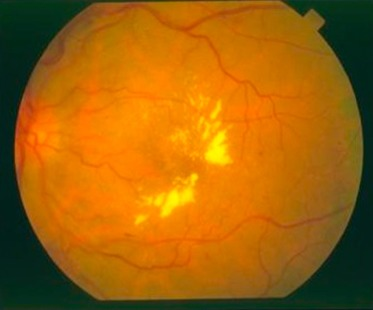
#> input picture media/images/retinal_fundus.jpg, 373 x 310 px
$ jupyter execute CLAHE_Histogram-equalization.ipynb
#> lines starting #> are read from the running program, lines starting #| are printed output that depends on the picture
[cell 1]
import cv2
import numpy as np
import matplotlib.pyplot as plt

[cell 2]
image = cv2.imread('media/images/retinal_fundus.jpg')
#> image is the input picture: shape (310, 373, 3); mean B, G, R 11, 98.4, 159.9
channels = cv2.split(image)

clahe = cv2.createCLAHE(clipLimit=2.0, tileGridSize=(8,8))
eq_channels = []
for ch in channels:
    eq_channels.append(clahe.apply(ch))
#> this loop made 3 passes
#> after the loop, eq_channels = 3 items
eq_clahe_image = cv2.merge(eq_channels)
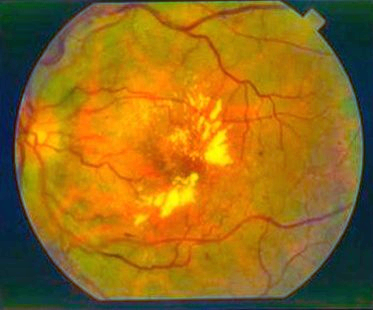
#> eq_clahe_image: shape (310, 373, 3); mean of channels 0, 1, 2 26.6, 108, 150.4; drawn as B, G, R


eq_channels = []
for ch in channels:
    eq_channels.append(cv2.equalizeHist(ch))
eq_image = cv2.merge(eq_channels)
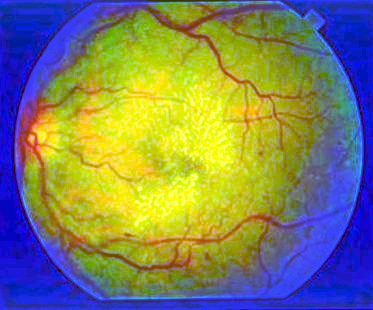
#> eq_image: shape (310, 373, 3); mean of channels 0, 1, 2 98.5, 129.2, 125.7; drawn as B, G, R


plt.figure(figsize=[15,15])
plt.subplot(321);plt.imshow(image[...,::-1]);plt.title("Original");
plt.subplot(323);plt.imshow(eq_clahe_image[...,::-1]);plt.title("Adaptive histogram equalization");
plt.subplot(325);plt.imshow(eq_image[...,::-1]);plt.title("Global histogram equalization");


color = ('b', 'g', 'r')

plt.subplot(322);
for i, col in enumerate(color):
    histogram = cv2.calcHist([image], [i], None, [256], [0, 256])
    plt.plot(histogram, color = col)

plt.subplot(324);
for i, col in enumerate(color):
    histogram = cv2.calcHist([eq_clahe_image], [i], None, [256], [0, 256])
    plt.plot(histogram, color = col)

plt.subplot(326);
for i, col in enumerate(color):
    histogram = cv2.calcHist([eq_image], [i], None, [256], [0, 256])
    plt.plot(histogram, color = col)
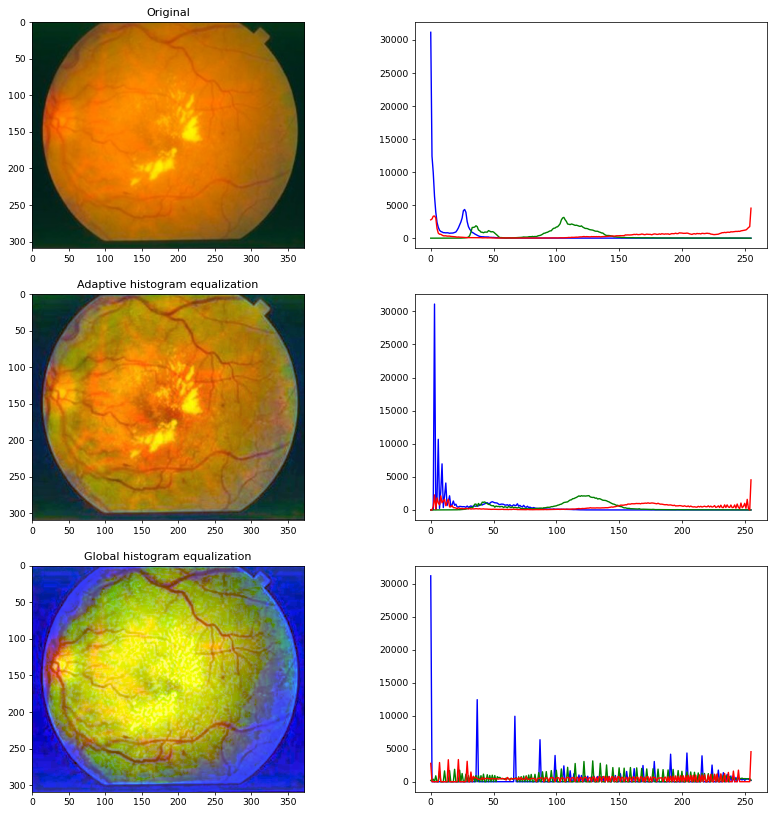
#> figure drawn by matplotlib, 6 panels; panel 4: curve peaks at x = 0, y = 31163; panel 4: curve peaks at x = 106, y = 3150; panel 4: curve peaks at x = 255, y = 4541; panel 5: curve peaks at x = 3, y = 31100

[cell 3]
img = cv2.imread('media/images/hidden.png')
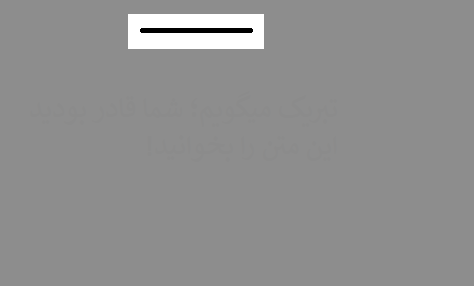
#> input picture media/images/hidden.png, 474 x 286 px
#> img is the input picture: shape (286, 474, 3); mean B, G, R 143.9, 143.9, 143.9


channel = cv2.split(img)
global_eq = []
adaptive_eq = []
color = ['b', 'g', 'r']
clahe = cv2.createCLAHE(clipLimit = 40, tileGridSize = (10,10))

for ch in channel:
    global_eq.append(cv2.equalizeHist(ch))
    adaptive_eq.append(clahe.apply(ch))
#> after the loop, adaptive_eq = 3 items; global_eq = 3 items

eq_g_img = cv2.merge(global_eq)
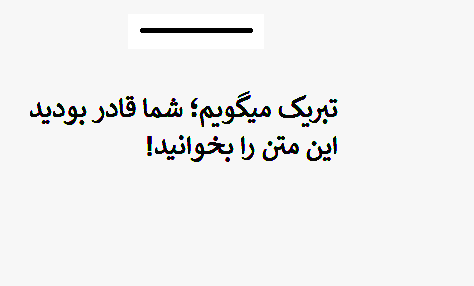
#> eq_g_img: shape (286, 474, 3); mean of channels 0, 1, 2 240, 240, 239.9; drawn as B, G, R
eq_adp_img = cv2.merge(adaptive_eq)
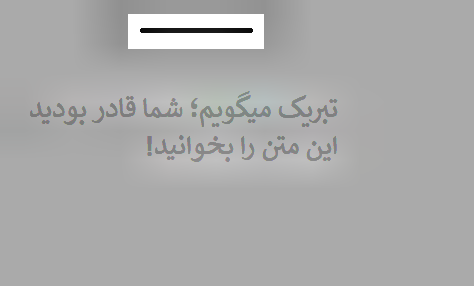
#> eq_adp_img: shape (286, 474, 3); mean of channels 0, 1, 2 171.5, 171.6, 171.4; drawn as B, G, R

plt.figure(figsize=[20,12])
plt.subplot(321)
plt.imshow(img);plt.title('hidden_image')
plt.subplot(323)
plt.imshow(eq_g_img);plt.title('global_equalization')
plt.subplot(325)
plt.imshow(eq_adp_img);plt.title('adaptive_equalization')

plt.subplot(322)
for i ,c in enumerate(color):
    plt.plot(cv2.calcHist([img], [i], None, [256], [0,256]), color = c)

plt.subplot(324)
for i ,c in enumerate(color):
    plt.plot(cv2.calcHist([eq_g_img], [i], None, [256], [0,256]), color = c)

plt.subplot(326)
for i ,c in enumerate(color):
    plt.plot(cv2.calcHist([eq_adp_img], [i], None, [256], [0,256]), color = c)
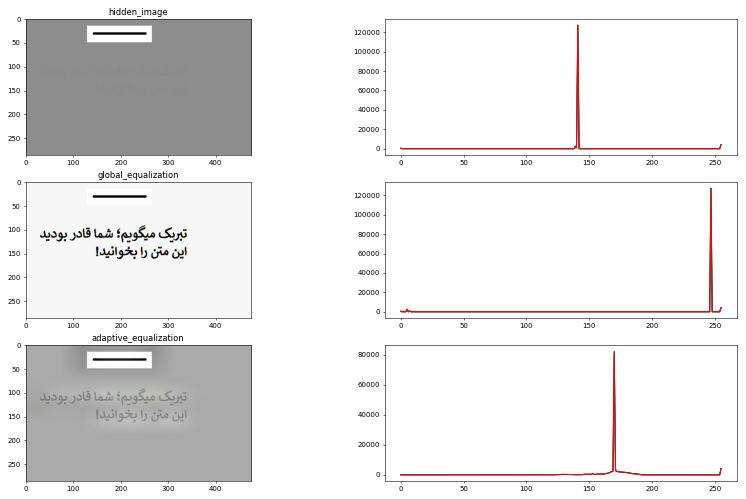
#> figure drawn by matplotlib, 6 panels; B, G, R data is drawn as R, G, B; panel 4: curve peaks at x = 141, y = 127296; panel 4: curve peaks at x = 141, y = 127316; panel 4: curve peaks at x = 141, y = 127250; panel 5: curve peaks at x = 247, y = 127296
